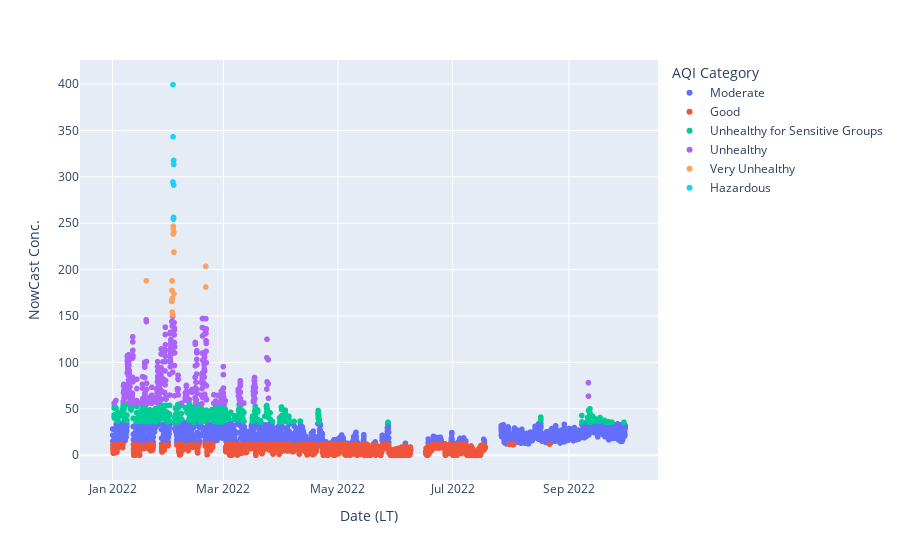

Here is the notebook cell this chart was saved with:
### Code cell
# importing plotly
import plotly.express as px

# plotting interactive graphs in Python
fig = px.scatter(data, x="Date (LT)", y="NowCast Conc.", color='AQI Category')
fig.show()

### Figure 1 — Plotly figure (JSON) as saved in the notebook; plotly's stock layout.template omitted (floating-point values rounded to 4 significant figures; data arrays with more than 128 entries replaced by an {"elided": "..."} marker saying what was removed)
{"data": [{"hovertemplate": "AQI Category=Moderate<br>Date (LT)=%{x}<br>NowCast Conc.=%{y}<extra></extra>", "legendgroup": "Moderate", "marker": {"color": "#636efa", "symbol": "circle"}, "mode": "markers", "name": "Moderate", "showlegend": true, "type": "scattergl", "x": {"elided": "2956 str values"}, "xaxis": "x", "y": {"elided": "2956 float values"}, "yaxis": "y"}, {"hovertemplate": "AQI Category=Good<br>Date (LT)=%{x}<br>NowCast Conc.=%{y}<extra></extra>", "legendgroup": "Good", "marker": {"color": "#EF553B", "symbol": "circle"}, "mode": "markers", "name": "Good", "showlegend": true, "type": "scattergl", "x": {"elided": "2247 str values"}, "xaxis": "x", "y": {"elided": "2247 float values"}, "yaxis": "y"}, {"hovertemplate": "AQI Category=Unhealthy for Sensitive Groups<br>Date (LT)=%{x}<br>NowCast Conc.=%{y}<extra></extra>", "legendgroup": "Unhealthy for Sensitive Groups", "marker": {"color": "#00cc96", "symbol": "circle"}, "mode": "markers", "name": "Unhealthy for Sensitive Groups", "showlegend": true, "type": "scattergl", "x": {"elided": "437 str values"}, "xaxis": "x", "y": {"elided": "437 float values"}, "yaxis": "y"}, {"hovertemplate": "AQI Category=Unhealthy<br>Date (LT)=%{x}<br>NowCast Conc.=%{y}<extra></extra>", "legendgroup": "Unhealthy", "marker": {"color": "#ab63fa", "symbol": "circle"}, "mode": "markers", "name": "Unhealthy", "showlegend": true, "type": "scattergl", "x": {"elided": "374 str values"}, "xaxis": "x", "y": {"elided": "374 float values"}, "yaxis": "y"}, {"hovertemplate": "AQI Category=Very Unhealthy<br>Date (LT)=%{x}<br>NowCast Conc.=%{y}<extra></extra>", "legendgroup": "Very Unhealthy", "marker": {"color": "#FFA15A", "symbol": "circle"}, "mode": "markers", "name": "Very Unhealthy", "showlegend": true, "type": "scattergl", "x": ["2022-01-18T23:00:00", "2022-02-01T13:00:00", "2022-02-01T14:00:00", "2022-02-01T15:00:00", "2022-02-01T16:00:00", "2022-02-01T17:00:00", "2022-02-01T18:00:00", "2022-02-01T19:00:00", "2022-02-01T22:00:00", "2022-02-02T06:00:00", "2022-02-02T07:00:00", "2022-02-02T08:00:00", "2022-02-02T09:00:00", "2022-02-02T15:00:00", "2022-02-02T16:00:00", "2022-02-02T17:00:00", "2022-02-19T14:00:00", "2022-02-19T15:00:00"], "xaxis": "x", "y": [188, 165.7, 167.2, 177.6, 187.8, 187.9, 168.9, 154.2, 151.3, 244, 238.5, 246.7, 245.9, 240, 218.9, 173.9, 203.5, 181.2], "yaxis": "y"}, {"hovertemplate": "AQI Category=Hazardous<br>Date (LT)=%{x}<br>NowCast Conc.=%{y}<extra></extra>", "legendgroup": "Hazardous", "marker": {"color": "#19d3f3", "symbol": "circle"}, "mode": "markers", "name": "Hazardous", "showlegend": true, "type": "scattergl", "x": ["2022-02-02T03:00:00", "2022-02-02T04:00:00", "2022-02-02T05:00:00", "2022-02-02T10:00:00", "2022-02-02T11:00:00", "2022-02-02T12:00:00", "2022-02-02T13:00:00", "2022-02-02T14:00:00"], "xaxis": "x", "y": [294.4, 399.2, 343.1, 254.4, 256.2, 317.6, 313.3, 291.1], "yaxis": "y"}], "layout": {"legend": {"title": {"text": "AQI Category"}, "tracegroupgap": 0}, "margin": {"t": 60}, "xaxis": {"anchor": "y", "domain": [0, 1], "title": {"text": "Date (LT)"}}, "yaxis": {"anchor": "x", "domain": [0, 1], "title": {"text": "NowCast Conc."}}}}
